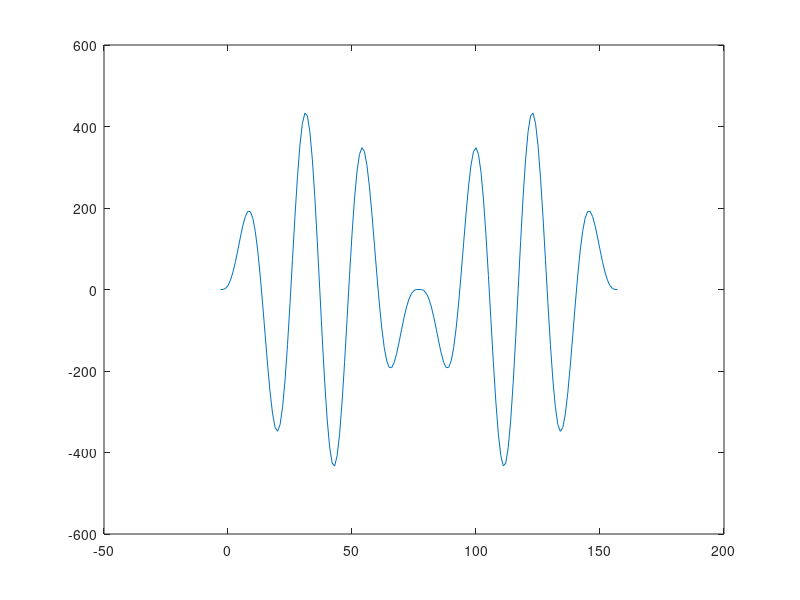

This chart was generated by the following MATLAB code:
n = 0:1/80:1;
h = 5*sin(2*pi*4*n);
x = 7*sin(2*pi*3*n);

#h = [1 2 1 -1]; % h(0) = 2

#x = [1 2 3 1]; % x(0) = 1;

X = [x, zeros(1, length(h))];
H = [h, zeros(1, length(x))];
N = length(x)+length(h)-1;
y = zeros(1, N);

for i=1:N
    for j=1:length(x)
        if(i-j+1>0)
            y(i) = y(i)+X(j)*H(i-j+1);
        end
    end
end

nx = -1:5; % output range -1, 0, 1, 2, 3, 4, 5
z1 = 2; #... 0th index of x
z2 = 3; #... 0th index of h
index = (z1+z2-1); #... 0th index of ans
n = -(index-1):length(y)-index; #... time(n)
plot(n, y);
%xlim([-1, 7]);


